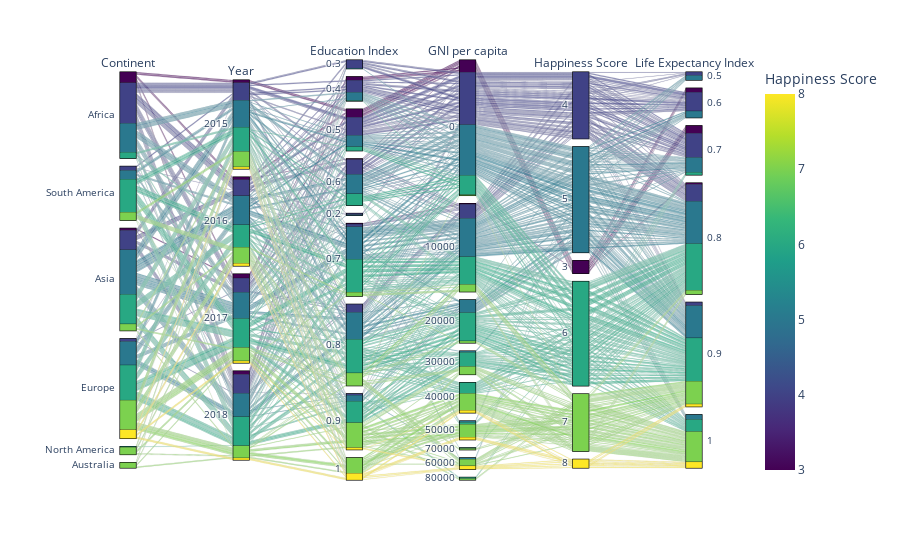

The notebook cell saved with this chart:
### Markdown cell above
### happiness score by continent

The graph above shows us the amount of countries that are within a certain rounded score of happiness, the happiness is rounded to the nearest integer. As we can see African countries are the lowest on the scale of happiness while western countries are near the top of the distribution. Interesting to note is that while South american countries are poorer and less developed compared to western or Asian countries, their happiness is above what would be expected of their demographic metrics. Further relations in the world happiness dataset need to be drawn to conclude what causes such happiness has outside of income or education. The factors for happiness in these countries will be analyzed later in this notebook to gain an insight into the true factors of happiness.

### Code cell
def get_happiness_scores_by_continent(filename):
    import csv
    import plotly.express as px

    continent_scores = {}

    with open(filename, 'r') as file:
        reader = csv.DictReader(file)
        for row in reader:
            continent = row['continent']
            year = int(row['Year'])
            happiness_score = round(float(row['happiness_score']))
            education_index = min(float(row['Education_Index']) * 10, 10)
            education_index = round(education_index) / 10
            gni_per_capita = float(row['GNI_per_capita_PPP']) if row['GNI_per_capita_PPP'] != '' else 0
            gni_per_capita = int(gni_per_capita) // 10000 * 10000
            life_expectancy_index = min(float(row['life_expectancy_index']) * 10, 10)
            life_expectancy_index = round(life_expectancy_index) / 10

            if continent not in continent_scores:
                continent_scores[continent] = {'Year': [], 'Happiness Score': [], 'Education Index': [], 'GNI per capita': [], 'Life Expectancy Index': []}
            continent_scores[continent]['Year'].append(year)
            continent_scores[continent]['Education Index'].append(education_index)
            continent_scores[continent]['Happiness Score'].append(happiness_score)
            continent_scores[continent]['GNI per capita'].append(gni_per_capita)
            continent_scores[continent]['Life Expectancy Index'].append(life_expectancy_index)

    data = []
    for continent, scores in continent_scores.items():
        sorted_scores = sorted(zip(scores['Year'], scores['Education Index'], scores['GNI per capita'], scores['Happiness Score'], scores['Life Expectancy Index']), key=lambda x: (x[1], -x[2], -x[3]))
        data.extend([
            {'Continent': continent, 'Education Index': education_index, 'Year': year, 'GNI per capita': gni_per_capita, 'Happiness Score': score, 'Life Expectancy Index': life_expectancy_index}
            for year, education_index, gni_per_capita, score, life_expectancy_index in sorted_scores
        ])

    
    for category in ['Year', 'GNI per capita', 'Happiness Score', 'Life Expectancy Index']:
        data = sorted(data, key=lambda x: x[category])

    dimensions_order = ['Continent', 'Year', 'Education Index', 'GNI per capita', 'Happiness Score', 'Life Expectancy Index']
    dimensions_labels = {'Happiness Score': 'Happiness Score'}

    fig = px.parallel_categories(data, dimensions=dimensions_order, color='Happiness Score', color_continuous_scale='Viridis',
                                 labels=dimensions_labels)
    fig.show()


get_happiness_scores_by_continent('full_data.csv')

### Figure 1 — Plotly figure (JSON) as saved in the notebook; plotly's stock layout.template omitted (floating-point values rounded to 4 significant figures; data arrays with more than 128 entries replaced by an {"elided": "..."} marker saying what was removed)
{"data": [{"dimensions": [{"label": "Continent", "values": {"elided": "528 str values"}}, {"label": "Year", "values": {"elided": "528 int values"}}, {"label": "Education Index", "values": {"elided": "528 float values"}}, {"label": "GNI per capita", "values": {"elided": "528 int values"}}, {"label": "Happiness Score", "values": {"elided": "528 int values"}}, {"label": "Life Expectancy Index", "values": {"elided": "528 float values"}}], "domain": {"x": [0, 1], "y": [0, 1]}, "line": {"color": {"elided": "528 int values"}, "coloraxis": "coloraxis"}, "name": "", "type": "parcats"}], "layout": {"coloraxis": {"colorbar": {"title": {"text": "Happiness Score"}}, "colorscale": [[0, "#440154"], [0.1111, "#482878"], [0.2222, "#3e4989"], [0.3333, "#31688e"], [0.4444, "#26828e"], [0.5556, "#1f9e89"], [0.6667, "#35b779"], [0.7778, "#6ece58"], [0.8889, "#b5de2b"], [1, "#fde725"]]}, "legend": {"tracegroupgap": 0}, "margin": {"t": 60}}}
